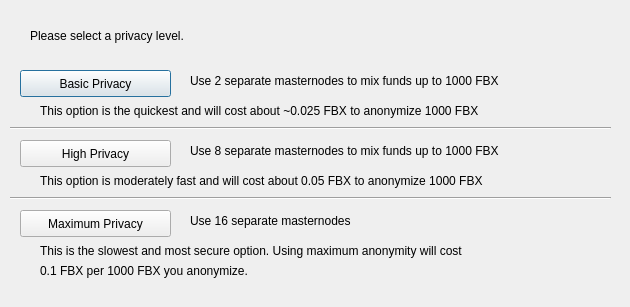
<?xml version="1.0" encoding="UTF-8"?>
<ui version="4.0">
 <class>DarksendConfig</class>
 <widget class="QDialog" name="DarksendConfig">
  <property name="geometry">
   <rect>
    <x>0</x>
    <y>0</y>
    <width>630</width>
    <height>307</height>
   </rect>
  </property>
  <property name="windowTitle">
   <string>Configure PrivateSend</string>
  </property>
  <widget class="QPushButton" name="buttonBasic">
   <property name="geometry">
    <rect>
     <x>20</x>
     <y>70</y>
     <width>151</width>
     <height>27</height>
    </rect>
   </property>
   <property name="text">
    <string>Basic Privacy</string>
   </property>
  </widget>
  <widget class="QPushButton" name="buttonHigh">
   <property name="geometry">
    <rect>
     <x>20</x>
     <y>140</y>
     <width>151</width>
     <height>27</height>
    </rect>
   </property>
   <property name="text">
    <string>High Privacy</string>
   </property>
  </widget>
  <widget class="QPushButton" name="buttonMax">
   <property name="geometry">
    <rect>
     <x>20</x>
     <y>210</y>
     <width>151</width>
     <height>27</height>
    </rect>
   </property>
   <property name="text">
    <string>Maximum Privacy</string>
   </property>
  </widget>
  <widget class="QLabel" name="label">
   <property name="geometry">
    <rect>
     <x>30</x>
     <y>20</y>
     <width>571</width>
     <height>31</height>
    </rect>
   </property>
   <property name="text">
    <string>Please select a privacy level.</string>
   </property>
  </widget>
  <widget class="QLabel" name="label_2">
   <property name="geometry">
    <rect>
     <x>190</x>
     <y>70</y>
     <width>421</width>
     <height>21</height>
    </rect>
   </property>
   <property name="text">
    <string>Use 2 separate masternodes to mix funds up to 1000 FBX</string>
   </property>
  </widget>
  <widget class="QLabel" name="label_3">
   <property name="geometry">
    <rect>
     <x>190</x>
     <y>140</y>
     <width>411</width>
     <height>21</height>
    </rect>
   </property>
   <property name="text">
    <string>Use 8 separate masternodes to mix funds up to 1000 FBX</string>
   </property>
  </widget>
  <widget class="QLabel" name="label_4">
   <property name="geometry">
    <rect>
     <x>190</x>
     <y>210</y>
     <width>421</width>
     <height>21</height>
    </rect>
   </property>
   <property name="text">
    <string>Use 16 separate masternodes</string>
   </property>
  </widget>
  <widget class="QLabel" name="label_6">
   <property name="geometry">
    <rect>
     <x>40</x>
     <y>100</y>
     <width>561</width>
     <height>21</height>
    </rect>
   </property>
   <property name="text">
    <string>This option is the quickest and will cost about ~0.025 FBX to anonymize 1000 FBX</string>
   </property>
  </widget>
  <widget class="QLabel" name="label_7">
   <property name="geometry">
    <rect>
     <x>40</x>
     <y>170</y>
     <width>561</width>
     <height>21</height>
    </rect>
   </property>
   <property name="text">
    <string>This option is moderately fast and will cost about 0.05 FBX to anonymize 1000 FBX</string>
   </property>
  </widget>
  <widget class="QLabel" name="label_8">
   <property name="geometry">
    <rect>
     <x>40</x>
     <y>240</y>
     <width>561</width>
     <height>21</height>
    </rect>
   </property>
   <property name="text">
    <string>This is the slowest and most secure option. Using maximum anonymity will cost</string>
   </property>
  </widget>
  <widget class="QLabel" name="label_9">
   <property name="geometry">
    <rect>
     <x>40</x>
     <y>260</y>
     <width>561</width>
     <height>21</height>
    </rect>
   </property>
   <property name="text">
    <string>0.1 FBX per 1000 FBX you anonymize.</string>
   </property>
  </widget>
  <widget class="Line" name="line">
   <property name="geometry">
    <rect>
     <x>10</x>
     <y>120</y>
     <width>601</width>
     <height>16</height>
    </rect>
   </property>
   <property name="orientation">
    <enum>Qt::Horizontal</enum>
   </property>
  </widget>
  <widget class="Line" name="line_2">
   <property name="geometry">
    <rect>
     <x>10</x>
     <y>190</y>
     <width>601</width>
     <height>16</height>
    </rect>
   </property>
   <property name="orientation">
    <enum>Qt::Horizontal</enum>
   </property>
  </widget>
 </widget>
 <resources/>
 <connections/>
</ui>
